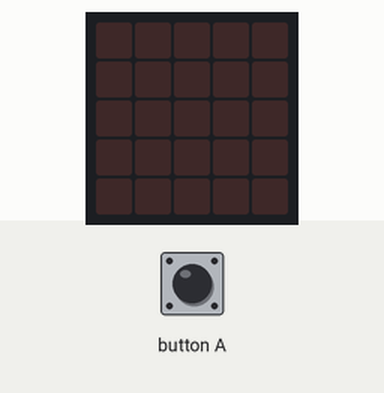
This program was run on a simulated BBC micro:bit (MakeCode). Parts: the board's 5×5 LED display. The inputs (shaded band) are chosen by the test bench. Random numbers come from a fixed seed.

Above: at 1.2 s.
1.3 s: button A pressed for 0.15 s
At 2.0 s:
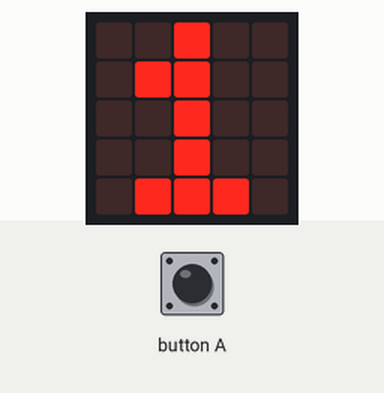
2.9 s: button A pressed for 0.15 s
At 4.2 s:
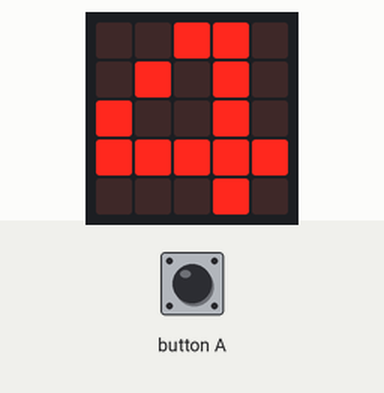
4.5 s: button A pressed for 0.15 s
At 5.6 s:
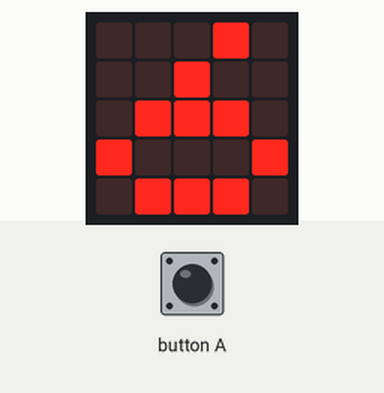
Timing chart, 0 to 7.5 s (numbered marks = the images above; inputs shaded):
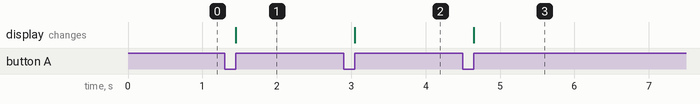

The program:

main.ts
```typescript
let Dau = 0
input.onButtonPressed(Button.A, function () {
    Dau = randint(0, 6)
    if (Dau == 1) {
        basic.showString("1")
    } else if (Dau == 2) {
        basic.showString("2")
    } else if (Dau == 3) {
        basic.showString("3")
    } else if (Dau == 4) {
        basic.showString("4")
    } else if (Dau == 5) {
        basic.showString("5")
    } else {
        basic.showString("6")
    }
})
basic.forever(function () {

})
```

test.ts
```typescript
// aquí va el archivo "tests"; esto no se compilará cuando este paquete se utilice como una extensión.
```

Measured:
- after the input at 1.3 s, the display: changes after 0.15 s (image 1)
- after the input at 2.9 s, the display: changes after 0.15 s (image 2)
- after the input at 4.5 s, the display: changes after 0.15 s (image 3)
